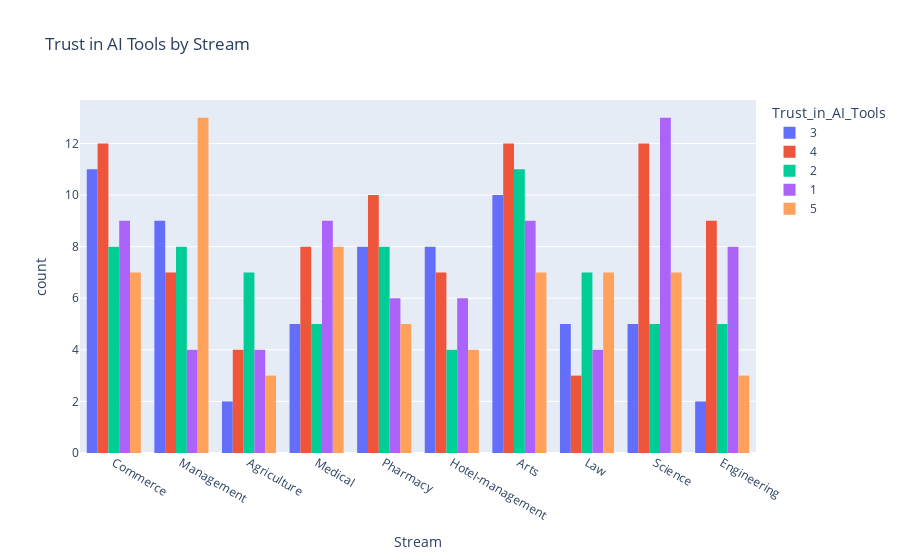

Notebook code for this chart:
### Code cell
fig = px.histogram(
    df1,
    x="Stream",
    color="Trust_in_AI_Tools",
    barmode="group",
    title="Trust in AI Tools by Stream"
)
fig.show()

### Figure 1 — Plotly figure (JSON) as saved in the notebook; plotly's stock layout.template omitted (floating-point values rounded to 4 significant figures)
{"data": [{"alignmentgroup": "True", "bingroup": "x", "hovertemplate": "Trust_in_AI_Tools=3<br>Stream=%{x}<br>count=%{y}<extra></extra>", "legendgroup": "3", "marker": {"color": "#636efa", "pattern": {"shape": ""}}, "name": "3", "offsetgroup": "3", "orientation": "v", "showlegend": true, "type": "histogram", "x": ["Commerce", "Management", "Agriculture", "Medical", "Pharmacy", "Management", "Pharmacy", "Hotel-management", "Commerce", "Commerce", "Commerce", "Medical", "Commerce", "Hotel-management", "Arts", "Hotel-management", "Law", "Arts", "Hotel-management", "Law", "Management", "Pharmacy", "Hotel-management", "Science", "Management", "Pharmacy", "Management", "Pharmacy", "Science", "Engineering", "Arts", "Hotel-management", "Agriculture", "Management", "Management", "Commerce", "Hotel-management", "Arts", "Pharmacy", "Science", "Hotel-management", "Arts", "Arts", "Arts", "Medical", "Medical", "Engineering", "Science", "Commerce", "Commerce", "Law", "Medical", "Commerce", "Management", "Commerce", "Pharmacy", "Management", "Pharmacy", "Law", "Science", "Arts", "Law", "Arts", "Commerce", "Arts"], "xaxis": "x", "yaxis": "y"}, {"alignmentgroup": "True", "bingroup": "x", "hovertemplate": "Trust_in_AI_Tools=4<br>Stream=%{x}<br>count=%{y}<extra></extra>", "legendgroup": "4", "marker": {"color": "#EF553B", "pattern": {"shape": ""}}, "name": "4", "offsetgroup": "4", "orientation": "v", "showlegend": true, "type": "histogram", "x": ["Medical", "Arts", "Commerce", "Agriculture", "Hotel-management", "Pharmacy", "Arts", "Engineering", "Science", "Agriculture", "Arts", "Commerce", "Hotel-management", "Science", "Hotel-management", "Engineering", "Arts", "Pharmacy", "Engineering", "Commerce", "Medical", "Science", "Medical", "Agriculture", "Commerce", "Hotel-management", "Management", "Management", "Engineering", "Arts", "Medical", "Commerce", "Science", "Arts", "Pharmacy", "Hotel-management", "Management", "Arts", "Commerce", "Medical", "Management", "Pharmacy", "Arts", "Pharmacy", "Commerce", "Pharmacy", "Law", "Arts", "Commerce", "Engineering", "Hotel-management", "Pharmacy", "Arts", "Pharmacy", "Science", "Law", "Medical", "Engineering", "Engineering", "Medical", "Arts", "Management", "Science", "Science", "Commerce", "Medical", "Engineering", "Arts", "Engineering", "Pharmacy", "Hotel-management", "Agriculture", "Science", "Management", "Science", "Science", "Science", "Pharmacy", "Commerce", "Commerce", "Science", "Management", "Law", "Commerce"], "xaxis": "x", "yaxis": "y"}, {"alignmentgroup": "True", "bingroup": "x", "hovertemplate": "Trust_in_AI_Tools=2<br>Stream=%{x}<br>count=%{y}<extra></extra>", "legendgroup": "2", "marker": {"color": "#00cc96", "pattern": {"shape": ""}}, "name": "2", "offsetgroup": "2", "orientation": "v", "showlegend": true, "type": "histogram", "x": ["Management", "Science", "Engineering", "Pharmacy", "Engineering", "Medical", "Hotel-management", "Management", "Law", "Management", "Law", "Science", "Medical", "Hotel-management", "Agriculture", "Arts", "Medical", "Agriculture", "Agriculture", "Agriculture", "Law", "Law", "Medical", "Arts", "Management", "Hotel-management", "Law", "Medical", "Management", "Arts", "Science", "Management", "Science", "Commerce", "Commerce", "Management", "Commerce", "Pharmacy", "Engineering", "Pharmacy", "Pharmacy", "Commerce", "Commerce", "Pharmacy", "Hotel-management", "Arts", "Pharmacy", "Commerce", "Law", "Arts", "Agriculture", "Science", "Arts", "Commerce", "Arts", "Pharmacy", "Management", "Arts", "Engineering", "Arts", "Arts", "Commerce", "Pharmacy", "Agriculture", "Arts", "Engineering", "Agriculture", "Law"], "xaxis": "x", "yaxis": "y"}, {"alignmentgroup": "True", "bingroup": "x", "hovertemplate": "Trust_in_AI_Tools=1<br>Stream=%{x}<br>count=%{y}<extra></extra>", "legendgroup": "1", "marker": {"color": "#ab63fa", "pattern": {"shape": ""}}, "name": "1", "offsetgroup": "1", "orientation": "v", "showlegend": true, "type": "histogram", "x": ["Agriculture", "Arts", "Engineering", "Commerce", "Science", "Pharmacy", "Medical", "Law", "Engineering", "Hotel-management", "Medical", "Commerce", "Commerce", "Science", "Pharmacy", "Engineering", "Arts", "Pharmacy", "Science", "Science", "Agriculture", "Hotel-management", "Science", "Arts", "Management", "Science", "Engineering", "Medical", "Commerce", "Medical", "Hotel-management", "Pharmacy", "Arts", "Arts", "Commerce", "Science", "Commerce", "Science", "Medical", "Commerce", "Arts", "Science", "Medical", "Management", "Medical", "Engineering", "Medical", "Agriculture", "Science", "Medical", "Arts", "Commerce", "Hotel-management", "Management", "Engineering", "Law", "Engineering", "Science", "Law", "Management", "Hotel-management", "Law", "Science", "Arts", "Engineering", "Pharmacy", "Pharmacy", "Science", "Hotel-management", "Agriculture", "Commerce", "Arts"], "xaxis": "x", "yaxis": "y"}, {"alignmentgroup": "True", "bingroup": "x", "hovertemplate": "Trust_in_AI_Tools=5<br>Stream=%{x}<br>count=%{y}<extra></extra>", "legendgroup": "5", "marker": {"color": "#FFA15A", "pattern": {"shape": ""}}, "name": "5", "offsetgroup": "5", "orientation": "v", "showlegend": true, "type": "histogram", "x": ["Management", "Medical", "Engineering", "Arts", "Hotel-management", "Arts", "Medical", "Science", "Arts", "Commerce", "Management", "Agriculture", "Engineering", "Science", "Law", "Science", "Arts", "Law", "Commerce", "Pharmacy", "Engineering", "Arts", "Management", "Pharmacy", "Hotel-management", "Management", "Management", "Commerce", "Agriculture", "Commerce", "Hotel-management", "Law", "Science", "Management", "Medical", "Law", "Medical", "Commerce", "Pharmacy", "Medical", "Management", "Agriculture", "Science", "Pharmacy", "Hotel-management", "Medical", "Arts", "Management", "Medical", "Science", "Management", "Management", "Commerce", "Law", "Management", "Commerce", "Management", "Law", "Management", "Law", "Medical", "Pharmacy", "Arts", "Science"], "xaxis": "x", "yaxis": "y"}], "layout": {"barmode": "group", "legend": {"title": {"text": "Trust_in_AI_Tools"}, "tracegroupgap": 0}, "title": {"text": "Trust in AI Tools by Stream"}, "xaxis": {"anchor": "y", "domain": [0, 1], "title": {"text": "Stream"}}, "yaxis": {"anchor": "x", "domain": [0, 1], "title": {"text": "count"}}}}
